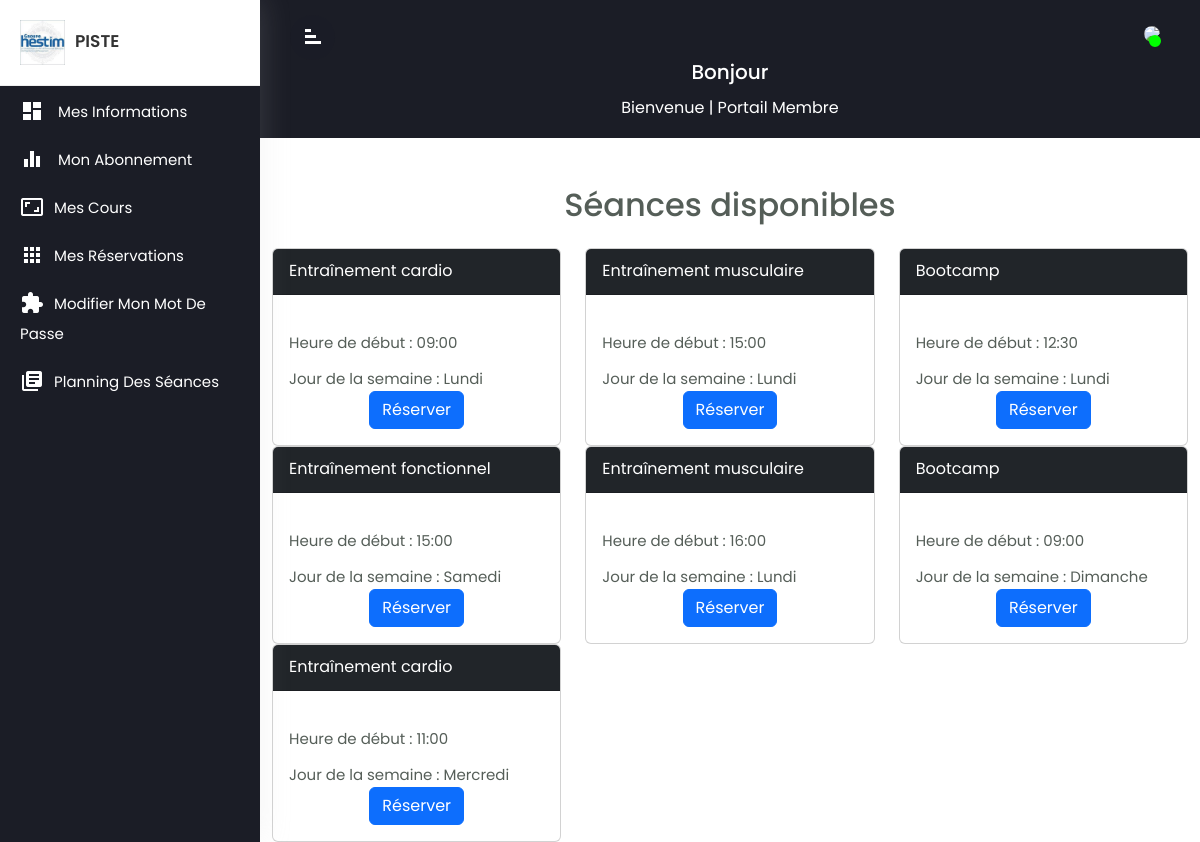
Screenshot of /8/list_seances (signed in) with the database file from the repository.
### SalleDeSport/models.py (models this page shows, shortened)
class Seance(models.Model):
	jours = [
			('0', "Lundi"),
			('1', "Mardi"),
			('2', "Mercredi"),
			('3', "Jeudi"),
			('4', "Vendredi"),
			('5', "Samedi"),
			('6', "Dimanche")
	]
	cours 		= models.ForeignKey(Cours, on_delete = models.CASCADE, verbose_name = 'Cours')
	heureDebut 	= models.TimeField(verbose_name = "Début de la séance")
	jour 		= models.CharField(max_length=12, choices = jours)
	class Meta:
		verbose_name = 'Séance'
		verbose_name_plural = "Séances"
		db_table = 'seanceEssai'

class Cours(models.Model):
    nomCours = models.CharField(max_length=32, unique=True, null=False, verbose_name='Nom')
    capacite = models.PositiveIntegerField(null=False, verbose_name='Capacité')
    description = models.CharField(max_length=256, null=False, verbose_name='Description')
    instructeur = models.ForeignKey(Instructeur, on_delete=models.CASCADE, verbose_name='Instructeur')
    activite = models.ForeignKey(Activite, on_delete=models.CASCADE, verbose_name='Activité')
    image = models.ImageField(upload_to='cours_images/', blank=True, null=True)
    def __str__(self):
        return self.nomCours
    class Meta:
        verbose_name = 'Cours'
        verbose_name_plural = 'Cours'
        db_table = 'cours'

### SalleDeSport/views.py (the view)
# urls.py: path('<int:membre_id>/list_seances', views.list_seances, name = 'list_seances'),
def list_seances(request, membre_id):
    membre = get_object_or_404(Membre, pk=membre_id)
    seances = Seance.objects.all()
    print("Hello")
    context = {'membre': membre, 'seances': seances}
    return render(request, "FitFlow/liste_seances.html", context)

### SalleDeSport/templates/FitFlow/liste_seances.html (shortened to what this page needs)
{% extends "FitFlow/base.html" %}
{% load custom_filters %}
{% block content %}
<div class="container mt-5">
  <h2 class="text-center mb-4">Séances disponibles</h2>
  <div class="row">
    {% for seance in seances %}
    <div class="col-md-4 d-flex align-items-stretch">
      <div class="card w-100">
        <div class="card-header bg-dark text-white">
          {{ seance.cours }}
        </div>
        <div class="card-body d-flex flex-column">
          <p >Heure de début : {{ seance.heureDebut }}</p>
          <p>Jour de la semaine : {{ seance.get_jour_display  }}
          </p>
          <a href="{% url 'SalleDeSport:reserver' membre.id seance.id %}" class="btn btn-primary mt-auto align-self-center">Réserver</a>
        </div>
      </div>
    </div>
    {% endfor %}
  </div>
</div>
{% endblock %}

### SalleDeSport/templates/FitFlow/base.html (shortened to what this page needs)
{% load static %}
<!DOCTYPE html>
<html>
<head>
    <link rel="stylesheet" href="{% static 'css/bootstrap.min.css' %}">
    <link rel="stylesheet" href="{% static 'css/stylesbootstap.css' %}">
    <link rel="stylesheet" href="{% static 'css/custom.css' %}">
    <link rel="stylesheet" href="{% static 'css/payment.css' %}">
    <link rel="stylesheet" type="text/css" href="{% static 'css/planning.css' %}">
    <link href="https://cdnjs.cloudflare.com/ajax/libs/font-awesome/6.0.0-beta3/css/all.min.css" rel="stylesheet">
</head>
<body>
    {% if user.is_authenticated %}
    <div class="wrapper">
        <nav id="sidebar">
            <div class="sidebar-header">
                <h3><img src="{% static 'img/hestim.jpeg' %}" class="img-fluid"/><span>PISTE</span></h3>
            </div>
            <ul class="list-unstyled components">
                <li  class="active">
                    <a href="#" class="dashboard"><i class="material-icons">dashboard</i>
                    <span>Mes Informations</span></a>
                </li>
                <li class="active">
                    <a href="{% url 'SalleDeSport:list_abonnement' membre.id %}" class="dashboard">
                    <i class="material-icons">equalizer</i>
                    <span>Mon Abonnement</span></a>
                </li>
                <li class="active">
                    <a href="#" class="dashboard">
                    <i class="material-icons">aspect_ratio</i>Mes Cours</a>
                </li>
                <li class="active">
                    <a href="#" class="dashboard">
                    <i class="material-icons">apps</i><span>Mes réservations</span></a>
                </li>
                <li class="active">
                    <a href="{% url 'account:edit_password' membre.id %}" class="dashboard">
                    <i class="material-icons">extension</i><span>Modifier mon Mot de Passe</span></a>
                </li>
                <li  class="active">
                    <a href="{% url 'SalleDeSport:planning' membre.id %}" class="dashboard"><i class="material-icons">library_books</i><span>Planning des Séances</span></a>
                </li>
            </ul>
        </nav>
    </div>
    <div id="content">
        <div class="top-navbar">
            <div class="xp-topbar">
                <div class="row">
                    <div class="col-2 col-md-1 col-lg-1 order-2 order-md-1 align-self-center">
                        <div class="xp-menubar">
                               <span class="material-icons text-white">signal_cellular_alt</span>
                         </div>
                    </div>
                    <div class="col-md-5 col-lg-3 order-3 order-md-2">
                    </div>
                    <div class="col-10 col-md-6 col-lg-8 order-1 order-md-3">
                        <div class="xp-profilebar text-right">
                            <nav class="navbar p-0">
                                <ul class="nav navbar-nav flex-row ml-auto">
                                    <li class="nav-item dropdown">
                                        <a class="nav-link" href="#" data-toggle="dropdown">
                                            <img src="https://st3.depositphotos.com/15648834/17930/v/600/depositphotos_179308454-stock-illustration-unknown-person-silhouette-glasses-profile.jpg" style="width:40px; border-radius:50%;"/>
                                            <span class="xp-user-live"></span>
                                        </a>
                                    </li>
                                </ul>
                            </nav>
                        </div>
                    </div>
                </div>
                 <div class="xp-breadcrumbbar text-center">
                    <h4 class="page-title">Bonjour</h4>
                      <ol class="breadcrumb">
                        <a href="{% url 'SalleDeSport:index' membre.id %}">
                        <li class="breadcrumb-item" style="color: #fff">Bienvenue | Portail Membre</li></a>
                      </ol>
                </div>
            </div>
        </div>
        <div>
            {% block content %}{% endblock %}
        </div>
</div>
{% endif %}
</body>
</html>

### SalleDeSport/static/css/custom.css (style rules this page uses)
body,html { line-height:1.8; font-family:'Poppins',sans-serif; color:#555e58; #text-transform:capitalize; font-weight:400; margin:0px; padding:0px; }
.material-icons { font-family: 'Material Icons'; font-weight: normal; font-style: normal; font-size: 24px; display: inline-block; line-height: 1; text-transform: none; letter-spacing: normal; word-wrap: normal; white-space: nowrap; direction: ltr; color: black; -webkit-font-smoothing: antialiased; text-rendering: optimizeLegibility; -moz-osx-font-smoothing: grayscale; font-feature-settings: 'liga'; }
p { font-size:15px; margin:12px 0 0; line-height:24px; }
a { color:#333; font-weight:400; }
ul,ol { padding:0px; margin:0px; list-style:none; }
a,a:hover,a:focus { color:#333; text-decoration:none; transition:all 0.3s; }
.wrapper { position:relative; width:100%; overflow:auto; }
#sidebar { position:fixed; height:100%!important; top:0; left:0; bottom:0; z-index:11; width:260px; overflow:auto; transition:all 0.3s; background-color: rgb(27, 29, 38); color: red; box-shadow:0 0 30px 0 rgba(200 200 200 / 20%); }
@media only screen and (min-width:992px) { #content { width:calc(100% - 260px); position:relative; float:right; transition:all 0.3s; } }
#sidebar .sidebar-header { padding:20px; background-color:#fff; border-bottom:1px solid #eee; }
.sidebar-header h3 { color:#333; font-size:17px; margin:0px; text-transform:uppercase; transition:all 0.5s ease; font-weight:600; }
.sidebar-header h3 img { width:45px; margin-right:10px; }
#sidebar ul li { padding:2px 0px; }
#sidebar ul li.active> a { color: #fff; #background-color: #DBE5FD; width: ; }
#sidebar ul li.active> a i { color: #fff; }
#sidebar ul li a { padding:5px 10px 5px 20px; line-height:30px; font-size:15px; position:relative; font-weight:400; display:block; color:#777777; text-transform:capitalize; }
#sidebar ul li a i { position:relative; margin-right:10px; top:6px; }
#content { position:relative; transition:all 0.5s; background-attachment:#f9fafc; }
.top-navbar { width:100%; z-index:9; position:relative; padding:15px 30px; background-color: rgb(27, 29, 38); }
.xp-breadcrumbbar .page-title { font-size:20px; color:#fff; margin-bottom:0; margin-top:0; }
.breadcrumb { display:inline-flex; background-color:transparent; margin:0; padding:10px 0 0; }
.navbar { background-color: rgb(27, 29, 38); color:#fff; }
.xp-menubar { border-radius:50%; width:45px; height:45px; line-height:45px; text-align:center; margin-right:20px; border:none; color:#fff; cursor:pointer; background-color: rgb(27, 29, 38, 0.5); }
.xp-menubar span { margin:9px; padding:0px; transform:rotate(90deg); }
.navbar-nav > li > a { color:#fff; }
.navbar-nav li a { position:relative; display:block; padding:4px 10px!important; }
.xp-user-live { position:absolute; bottom:5px; right:9px; width:12px; height:12px; border-radius:50%; border:2px solid rgba(0, 255, 0, 1); background-color:rgba(0, 255, 0, 1); }

### SalleDeSport/static/css/payment.css (style rules this page uses)
* { margin: 0; padding: 0; }
html { height: 100%; }

### rows the page displays
Seance: cours "Entraînement cardio", heureDebut "09:00", jour "Lundi"
Seance: cours "Entraînement musculaire", heureDebut "15:00", jour "Lundi"
Seance: cours "Bootcamp", heureDebut "12:30", jour "Lundi"
Seance: cours "Entraînement fonctionnel", heureDebut "15:00", jour "Samedi"
Seance: cours "Entraînement musculaire", heureDebut "16:00", jour "Lundi"
Seance: cours "Bootcamp", heureDebut "09:00", jour "Dimanche"
Seance: cours "Entraînement cardio", heureDebut "11:00", jour "Mercredi"
